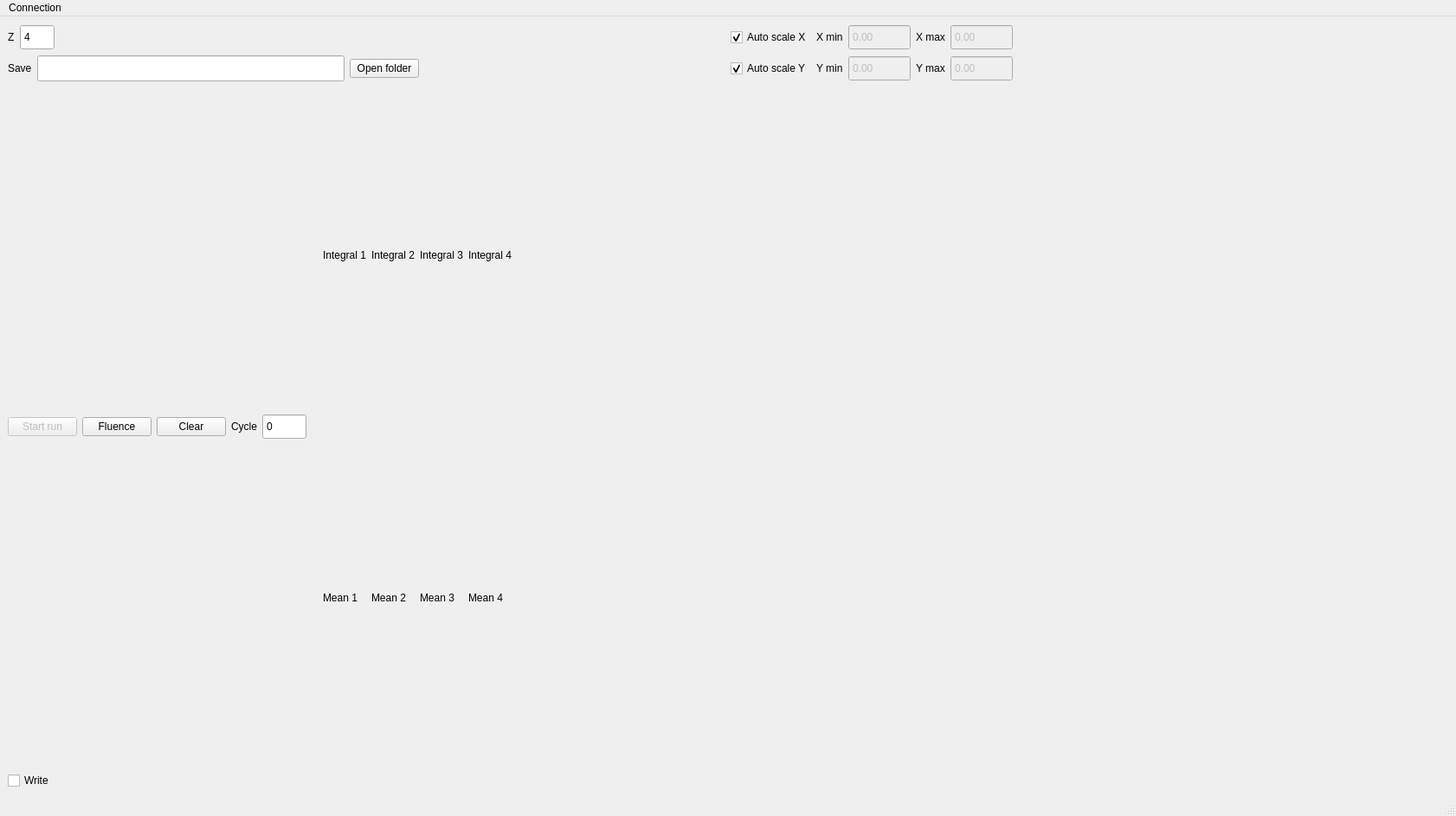
<?xml version="1.0" encoding="UTF-8"?>
<ui version="4.0">
 <class>MainWindow</class>
 <widget class="QMainWindow" name="MainWindow">
  <property name="geometry">
   <rect>
    <x>0</x>
    <y>0</y>
    <width>1682</width>
    <height>943</height>
   </rect>
  </property>
  <property name="windowTitle">
   <string>AMMETER fpn-4-24</string>
  </property>
  <widget class="QWidget" name="centralwidget">
   <layout class="QVBoxLayout" name="verticalLayout_5">
    <item>
     <layout class="QHBoxLayout" name="horizontalLayout_9">
      <item>
       <layout class="QVBoxLayout" name="verticalLayout">
        <item>
         <layout class="QHBoxLayout" name="horizontalLayout">
          <item>
           <widget class="QLabel" name="label_9">
            <property name="text">
             <string>Z</string>
            </property>
           </widget>
          </item>
          <item>
           <widget class="QSpinBox" name="spinBoxZ">
            <property name="minimumSize">
             <size>
              <width>40</width>
              <height>30</height>
             </size>
            </property>
            <property name="layoutDirection">
             <enum>Qt::LeftToRight</enum>
            </property>
            <property name="buttonSymbols">
             <enum>QAbstractSpinBox::NoButtons</enum>
            </property>
            <property name="minimum">
             <number>1</number>
            </property>
            <property name="maximum">
             <number>200</number>
            </property>
            <property name="value">
             <number>4</number>
            </property>
           </widget>
          </item>
          <item>
           <spacer name="horizontalSpacer">
            <property name="orientation">
             <enum>Qt::Horizontal</enum>
            </property>
            <property name="sizeHint" stdset="0">
             <size>
              <width>40</width>
              <height>20</height>
             </size>
            </property>
           </spacer>
          </item>
         </layout>
        </item>
        <item>
         <layout class="QHBoxLayout" name="horizontalLayout_2">
          <item>
           <widget class="QLabel" name="label">
            <property name="text">
             <string>Save</string>
            </property>
           </widget>
          </item>
          <item>
           <widget class="QLineEdit" name="lineEditSaveFolder">
            <property name="minimumSize">
             <size>
              <width>100</width>
              <height>30</height>
             </size>
            </property>
            <property name="readOnly">
             <bool>true</bool>
            </property>
           </widget>
          </item>
          <item>
           <widget class="QPushButton" name="pushButtonSaveFolder">
            <property name="text">
             <string>Open folder</string>
            </property>
           </widget>
          </item>
          <item>
           <spacer name="horizontalSpacer_8">
            <property name="orientation">
             <enum>Qt::Horizontal</enum>
            </property>
            <property name="sizeHint" stdset="0">
             <size>
              <width>40</width>
              <height>20</height>
             </size>
            </property>
           </spacer>
          </item>
         </layout>
        </item>
       </layout>
      </item>
      <item>
       <layout class="QVBoxLayout" name="verticalLayout_3">
        <item>
         <layout class="QHBoxLayout" name="horizontalLayout_5">
          <item>
           <widget class="QCheckBox" name="checkBoxAutoScaleX">
            <property name="text">
             <string>Auto scale X</string>
            </property>
            <property name="checked">
             <bool>true</bool>
            </property>
           </widget>
          </item>
          <item>
           <widget class="QLabel" name="label_3">
            <property name="text">
             <string>X min</string>
            </property>
           </widget>
          </item>
          <item>
           <widget class="QDoubleSpinBox" name="spinBoxXMin">
            <property name="enabled">
             <bool>false</bool>
            </property>
            <property name="minimumSize">
             <size>
              <width>0</width>
              <height>30</height>
             </size>
            </property>
            <property name="buttonSymbols">
             <enum>QAbstractSpinBox::NoButtons</enum>
            </property>
            <property name="minimum">
             <double>-10000000000000000146306952306748730309700429878646550592786107871697963642511482159104.000000000000000</double>
            </property>
            <property name="maximum">
             <double>10000000000000000146306952306748730309700429878646550592786107871697963642511482159104.000000000000000</double>
            </property>
           </widget>
          </item>
          <item>
           <widget class="QLabel" name="label_7">
            <property name="text">
             <string>X max</string>
            </property>
           </widget>
          </item>
          <item>
           <widget class="QDoubleSpinBox" name="spinBoxXMax">
            <property name="enabled">
             <bool>false</bool>
            </property>
            <property name="minimumSize">
             <size>
              <width>0</width>
              <height>30</height>
             </size>
            </property>
            <property name="buttonSymbols">
             <enum>QAbstractSpinBox::NoButtons</enum>
            </property>
            <property name="minimum">
             <double>-10000000000000000146306952306748730309700429878646550592786107871697963642511482159104.000000000000000</double>
            </property>
            <property name="maximum">
             <double>10000000000000000146306952306748730309700429878646550592786107871697963642511482159104.000000000000000</double>
            </property>
           </widget>
          </item>
          <item>
           <spacer name="horizontalSpacer_6">
            <property name="orientation">
             <enum>Qt::Horizontal</enum>
            </property>
            <property name="sizeHint" stdset="0">
             <size>
              <width>40</width>
              <height>20</height>
             </size>
            </property>
           </spacer>
          </item>
         </layout>
        </item>
        <item>
         <layout class="QHBoxLayout" name="horizontalLayout_6">
          <item>
           <widget class="QCheckBox" name="checkBoxAutoScaleY">
            <property name="enabled">
             <bool>true</bool>
            </property>
            <property name="text">
             <string>Auto scale Y</string>
            </property>
            <property name="checked">
             <bool>true</bool>
            </property>
           </widget>
          </item>
          <item>
           <widget class="QLabel" name="label_6">
            <property name="text">
             <string>Y min</string>
            </property>
           </widget>
          </item>
          <item>
           <widget class="QDoubleSpinBox" name="spinBoxYMin">
            <property name="enabled">
             <bool>false</bool>
            </property>
            <property name="minimumSize">
             <size>
              <width>0</width>
              <height>30</height>
             </size>
            </property>
            <property name="buttonSymbols">
             <enum>QAbstractSpinBox::NoButtons</enum>
            </property>
            <property name="minimum">
             <double>-10000000000000000146306952306748730309700429878646550592786107871697963642511482159104.000000000000000</double>
            </property>
            <property name="maximum">
             <double>10000000000000000146306952306748730309700429878646550592786107871697963642511482159104.000000000000000</double>
            </property>
           </widget>
          </item>
          <item>
           <widget class="QLabel" name="label_8">
            <property name="text">
             <string>Y max</string>
            </property>
           </widget>
          </item>
          <item>
           <widget class="QDoubleSpinBox" name="spinBoxYMax">
            <property name="enabled">
             <bool>false</bool>
            </property>
            <property name="minimumSize">
             <size>
              <width>0</width>
              <height>30</height>
             </size>
            </property>
            <property name="buttonSymbols">
             <enum>QAbstractSpinBox::NoButtons</enum>
            </property>
            <property name="minimum">
             <double>-10000000000000000146306952306748730309700429878646550592786107871697963642511482159104.000000000000000</double>
            </property>
            <property name="maximum">
             <double>10000000000000000146306952306748730309700429878646550592786107871697963642511482159104.000000000000000</double>
            </property>
           </widget>
          </item>
          <item>
           <spacer name="horizontalSpacer_7">
            <property name="orientation">
             <enum>Qt::Horizontal</enum>
            </property>
            <property name="sizeHint" stdset="0">
             <size>
              <width>40</width>
              <height>20</height>
             </size>
            </property>
           </spacer>
          </item>
         </layout>
        </item>
       </layout>
      </item>
     </layout>
    </item>
    <item>
     <layout class="QVBoxLayout" name="verticalLayout_4">
      <item>
       <layout class="QHBoxLayout" name="horizontalLayout_4">
        <item>
         <widget class="QPushButton" name="pushButtonStartStopRun">
          <property name="enabled">
           <bool>false</bool>
          </property>
          <property name="text">
           <string>Start run</string>
          </property>
         </widget>
        </item>
        <item>
         <widget class="QPushButton" name="pushButtonChangeGraph">
          <property name="text">
           <string>Fluence</string>
          </property>
         </widget>
        </item>
        <item>
         <widget class="QPushButton" name="pushButtonClear">
          <property name="text">
           <string>Clear</string>
          </property>
         </widget>
        </item>
        <item>
         <widget class="QLabel" name="label_2">
          <property name="text">
           <string>Cycle</string>
          </property>
         </widget>
        </item>
        <item>
         <widget class="QSpinBox" name="spinBoxCycle">
          <property name="minimumSize">
           <size>
            <width>0</width>
            <height>30</height>
           </size>
          </property>
          <property name="readOnly">
           <bool>true</bool>
          </property>
          <property name="buttonSymbols">
           <enum>QAbstractSpinBox::NoButtons</enum>
          </property>
          <property name="maximum">
           <number>2000000000</number>
          </property>
         </widget>
        </item>
        <item>
         <layout class="QGridLayout" name="gridLayout">
          <item row="0" column="0">
           <widget class="QLabel" name="label_12">
            <property name="text">
             <string/>
            </property>
           </widget>
          </item>
          <item row="0" column="1">
           <widget class="QLabel" name="label_10">
            <property name="minimumSize">
             <size>
              <width>0</width>
              <height>20</height>
             </size>
            </property>
            <property name="text">
             <string>Integral 1</string>
            </property>
           </widget>
          </item>
          <item row="0" column="2">
           <layout class="QVBoxLayout" name="verticalLayoutIntegralCh1">
            <property name="sizeConstraint">
             <enum>QLayout::SetMaximumSize</enum>
            </property>
           </layout>
          </item>
          <item row="0" column="3">
           <widget class="QLabel" name="label_13">
            <property name="minimumSize">
             <size>
              <width>0</width>
              <height>20</height>
             </size>
            </property>
            <property name="text">
             <string>Integral 2</string>
            </property>
           </widget>
          </item>
          <item row="0" column="4">
           <layout class="QVBoxLayout" name="verticalLayoutIntegralCh2">
            <property name="sizeConstraint">
             <enum>QLayout::SetMaximumSize</enum>
            </property>
           </layout>
          </item>
          <item row="0" column="5">
           <widget class="QLabel" name="label_14">
            <property name="minimumSize">
             <size>
              <width>0</width>
              <height>20</height>
             </size>
            </property>
            <property name="text">
             <string>Integral 3</string>
            </property>
           </widget>
          </item>
          <item row="0" column="6">
           <layout class="QVBoxLayout" name="verticalLayoutIntegralCh3">
            <property name="sizeConstraint">
             <enum>QLayout::SetMaximumSize</enum>
            </property>
           </layout>
          </item>
          <item row="0" column="7">
           <widget class="QLabel" name="label_16">
            <property name="minimumSize">
             <size>
              <width>0</width>
              <height>20</height>
             </size>
            </property>
            <property name="text">
             <string>Integral 4</string>
            </property>
           </widget>
          </item>
          <item row="0" column="8">
           <layout class="QVBoxLayout" name="verticalLayoutIntegralCh4">
            <property name="sizeConstraint">
             <enum>QLayout::SetMaximumSize</enum>
            </property>
           </layout>
          </item>
          <item row="1" column="1">
           <widget class="QLabel" name="label_4">
            <property name="minimumSize">
             <size>
              <width>0</width>
              <height>20</height>
             </size>
            </property>
            <property name="text">
             <string>Mean 1</string>
            </property>
           </widget>
          </item>
          <item row="1" column="2">
           <layout class="QVBoxLayout" name="verticalLayoutMeanCh1">
            <property name="sizeConstraint">
             <enum>QLayout::SetMaximumSize</enum>
            </property>
           </layout>
          </item>
          <item row="1" column="3">
           <widget class="QLabel" name="label_11">
            <property name="minimumSize">
             <size>
              <width>0</width>
              <height>20</height>
             </size>
            </property>
            <property name="text">
             <string>Mean 2</string>
            </property>
           </widget>
          </item>
          <item row="1" column="4">
           <layout class="QVBoxLayout" name="verticalLayoutMeanCh2">
            <property name="sizeConstraint">
             <enum>QLayout::SetMaximumSize</enum>
            </property>
           </layout>
          </item>
          <item row="1" column="5">
           <widget class="QLabel" name="label_15">
            <property name="minimumSize">
             <size>
              <width>0</width>
              <height>20</height>
             </size>
            </property>
            <property name="text">
             <string>Mean 3</string>
            </property>
           </widget>
          </item>
          <item row="1" column="6">
           <layout class="QVBoxLayout" name="verticalLayoutMeanCh3">
            <property name="sizeConstraint">
             <enum>QLayout::SetMaximumSize</enum>
            </property>
           </layout>
          </item>
          <item row="1" column="7">
           <widget class="QLabel" name="label_17">
            <property name="minimumSize">
             <size>
              <width>0</width>
              <height>20</height>
             </size>
            </property>
            <property name="text">
             <string>Mean 4</string>
            </property>
           </widget>
          </item>
          <item row="1" column="8">
           <layout class="QVBoxLayout" name="verticalLayoutMeanCh4">
            <property name="sizeConstraint">
             <enum>QLayout::SetMaximumSize</enum>
            </property>
           </layout>
          </item>
         </layout>
        </item>
        <item>
         <spacer name="horizontalSpacer_3">
          <property name="orientation">
           <enum>Qt::Horizontal</enum>
          </property>
          <property name="sizeHint" stdset="0">
           <size>
            <width>37</width>
            <height>23</height>
           </size>
          </property>
         </spacer>
        </item>
       </layout>
      </item>
      <item>
       <layout class="QHBoxLayout" name="horizontalLayout_8">
        <item>
         <widget class="QCheckBox" name="checkBoxWrite">
          <property name="text">
           <string>Write</string>
          </property>
         </widget>
        </item>
        <item>
         <spacer name="horizontalSpacer_2">
          <property name="orientation">
           <enum>Qt::Horizontal</enum>
          </property>
          <property name="sizeHint" stdset="0">
           <size>
            <width>40</width>
            <height>20</height>
           </size>
          </property>
         </spacer>
        </item>
       </layout>
      </item>
     </layout>
    </item>
   </layout>
  </widget>
  <widget class="QMenuBar" name="menubar">
   <property name="geometry">
    <rect>
     <x>0</x>
     <y>0</y>
     <width>1682</width>
     <height>24</height>
    </rect>
   </property>
   <widget class="QMenu" name="menuFile">
    <property name="title">
     <string>Connection</string>
    </property>
    <addaction name="actionConnectionEdit"/>
   </widget>
   <addaction name="menuFile"/>
  </widget>
  <widget class="QStatusBar" name="statusbar"/>
  <action name="actionConnectionEdit">
   <property name="text">
    <string>Edit</string>
   </property>
  </action>
 </widget>
 <resources/>
 <connections/>
</ui>
